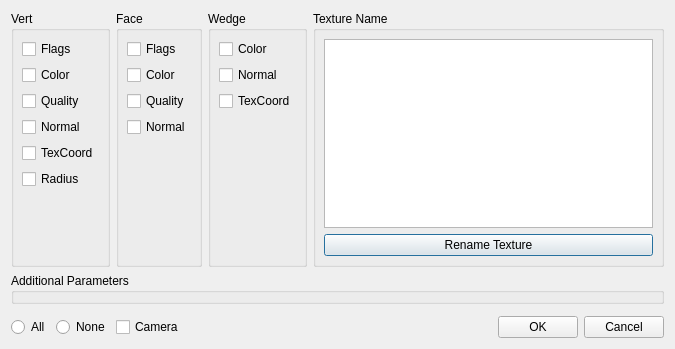
<ui version="4.0" >
 <class>MaskExporterDialog</class>
 <widget class="QDialog" name="MaskExporterDialog" >
  <property name="geometry" >
   <rect>
    <x>0</x>
    <y>0</y>
    <width>675</width>
    <height>349</height>
   </rect>
  </property>
  <property name="windowTitle" >
   <string>Dialog</string>
  </property>
  <layout class="QVBoxLayout" >
   <item>
    <layout class="QHBoxLayout" >
     <property name="spacing" >
      <number>6</number>
     </property>
     <property name="margin" >
      <number>0</number>
     </property>
     <item>
      <widget class="QGroupBox" name="groupBox" >
       <property name="title" >
        <string>Vert</string>
       </property>
       <layout class="QVBoxLayout" >
        <property name="spacing" >
         <number>6</number>
        </property>
        <property name="margin" >
         <number>8</number>
        </property>
        <item>
         <widget class="QCheckBox" name="check_iom_vertflags" >
          <property name="text" >
           <string>Flags</string>
          </property>
         </widget>
        </item>
        <item>
         <widget class="QCheckBox" name="check_iom_vertcolor" >
          <property name="text" >
           <string>Color</string>
          </property>
         </widget>
        </item>
        <item>
         <widget class="QCheckBox" name="check_iom_vertquality" >
          <property name="text" >
           <string>Quality</string>
          </property>
         </widget>
        </item>
        <item>
         <widget class="QCheckBox" name="check_iom_vertnormal" >
          <property name="text" >
           <string>Normal</string>
          </property>
         </widget>
        </item>
        <item>
         <widget class="QCheckBox" name="check_iom_verttexcoord" >
          <property name="text" >
           <string>TexCoord</string>
          </property>
         </widget>
        </item>
        <item>
         <widget class="QCheckBox" name="check_iom_vertradius" >
          <property name="text" >
           <string>Radius</string>
          </property>
         </widget>
        </item>
        <item>
         <spacer name="verticalSpacer_3" >
          <property name="orientation" >
           <enum>Qt::Vertical</enum>
          </property>
          <property name="sizeHint" stdset="0" >
           <size>
            <width>20</width>
            <height>40</height>
           </size>
          </property>
         </spacer>
        </item>
       </layout>
      </widget>
     </item>
     <item>
      <widget class="QGroupBox" name="groupBox_2" >
       <property name="title" >
        <string>Face</string>
       </property>
       <layout class="QVBoxLayout" >
        <property name="spacing" >
         <number>6</number>
        </property>
        <property name="margin" >
         <number>8</number>
        </property>
        <item>
         <widget class="QCheckBox" name="check_iom_faceflags" >
          <property name="text" >
           <string>Flags</string>
          </property>
         </widget>
        </item>
        <item>
         <widget class="QCheckBox" name="check_iom_facecolor" >
          <property name="text" >
           <string>Color</string>
          </property>
         </widget>
        </item>
        <item>
         <widget class="QCheckBox" name="check_iom_facequality" >
          <property name="text" >
           <string>Quality</string>
          </property>
         </widget>
        </item>
        <item>
         <widget class="QCheckBox" name="check_iom_facenormal" >
          <property name="text" >
           <string>Normal</string>
          </property>
         </widget>
        </item>
        <item>
         <spacer name="verticalSpacer" >
          <property name="orientation" >
           <enum>Qt::Vertical</enum>
          </property>
          <property name="sizeHint" stdset="0" >
           <size>
            <width>20</width>
            <height>40</height>
           </size>
          </property>
         </spacer>
        </item>
       </layout>
      </widget>
     </item>
     <item>
      <widget class="QGroupBox" name="groupBox_3" >
       <property name="title" >
        <string>Wedge</string>
       </property>
       <layout class="QVBoxLayout" >
        <property name="spacing" >
         <number>6</number>
        </property>
        <property name="margin" >
         <number>8</number>
        </property>
        <item>
         <widget class="QCheckBox" name="check_iom_wedgcolor" >
          <property name="text" >
           <string>Color</string>
          </property>
         </widget>
        </item>
        <item>
         <widget class="QCheckBox" name="check_iom_wedgnormal" >
          <property name="text" >
           <string>Normal</string>
          </property>
         </widget>
        </item>
        <item>
         <widget class="QCheckBox" name="check_iom_wedgtexcoord" >
          <property name="text" >
           <string>TexCoord</string>
          </property>
         </widget>
        </item>
        <item>
         <spacer name="verticalSpacer_2" >
          <property name="orientation" >
           <enum>Qt::Vertical</enum>
          </property>
          <property name="sizeHint" stdset="0" >
           <size>
            <width>20</width>
            <height>40</height>
           </size>
          </property>
         </spacer>
        </item>
       </layout>
      </widget>
     </item>
     <item>
      <widget class="QGroupBox" name="groupBox_4" >
       <property name="title" >
        <string>Texture Name</string>
       </property>
       <layout class="QVBoxLayout" >
        <property name="spacing" >
         <number>6</number>
        </property>
        <property name="margin" >
         <number>8</number>
        </property>
        <item>
         <widget class="QListWidget" name="listTextureName" />
        </item>
        <item>
         <widget class="QPushButton" name="renametextureButton" >
          <property name="text" >
           <string>Rename Texture</string>
          </property>
         </widget>
        </item>
       </layout>
      </widget>
     </item>
    </layout>
   </item>
   <item>
    <widget class="QGroupBox" name="saveParBox" >
     <property name="title" >
      <string>Additional Parameters</string>
     </property>
    </widget>
   </item>
   <item>
    <widget class="QWidget" native="1" name="layoutWidget" />
   </item>
   <item>
    <layout class="QHBoxLayout" >
     <property name="spacing" >
      <number>6</number>
     </property>
     <property name="margin" >
      <number>0</number>
     </property>
     <item>
      <widget class="QRadioButton" name="AllButton" >
       <property name="sizePolicy" >
        <sizepolicy vsizetype="Fixed" hsizetype="Preferred" >
         <horstretch>0</horstretch>
         <verstretch>0</verstretch>
        </sizepolicy>
       </property>
       <property name="text" >
        <string>All</string>
       </property>
      </widget>
     </item>
     <item>
      <widget class="QRadioButton" name="NoneButton" >
       <property name="sizePolicy" >
        <sizepolicy vsizetype="Fixed" hsizetype="Preferred" >
         <horstretch>0</horstretch>
         <verstretch>0</verstretch>
        </sizepolicy>
       </property>
       <property name="text" >
        <string>None</string>
       </property>
      </widget>
     </item>
     <item>
      <widget class="QCheckBox" name="check_iom_camera" >
       <property name="text" >
        <string>Camera</string>
       </property>
       <property name="checkable" >
        <bool>true</bool>
       </property>
      </widget>
     </item>
     <item>
      <widget class="QWidget" native="1" name="layoutWidget_3" />
     </item>
     <item>
      <spacer>
       <property name="orientation" >
        <enum>Qt::Horizontal</enum>
       </property>
       <property name="sizeHint" stdset="0" >
        <size>
         <width>40</width>
         <height>20</height>
        </size>
       </property>
      </spacer>
     </item>
     <item>
      <widget class="QPushButton" name="okButton" >
       <property name="text" >
        <string>OK</string>
       </property>
      </widget>
     </item>
     <item>
      <widget class="QPushButton" name="cancelButton" >
       <property name="text" >
        <string>Cancel</string>
       </property>
      </widget>
     </item>
    </layout>
   </item>
  </layout>
 </widget>
 <resources/>
 <connections>
  <connection>
   <sender>okButton</sender>
   <signal>clicked()</signal>
   <receiver>MaskExporterDialog</receiver>
   <slot>accept()</slot>
   <hints>
    <hint type="sourcelabel" >
     <x>278</x>
     <y>253</y>
    </hint>
    <hint type="destinationlabel" >
     <x>96</x>
     <y>254</y>
    </hint>
   </hints>
  </connection>
  <connection>
   <sender>cancelButton</sender>
   <signal>clicked()</signal>
   <receiver>MaskExporterDialog</receiver>
   <slot>reject()</slot>
   <hints>
    <hint type="sourcelabel" >
     <x>369</x>
     <y>253</y>
    </hint>
    <hint type="destinationlabel" >
     <x>179</x>
     <y>282</y>
    </hint>
   </hints>
  </connection>
 </connections>
</ui>
